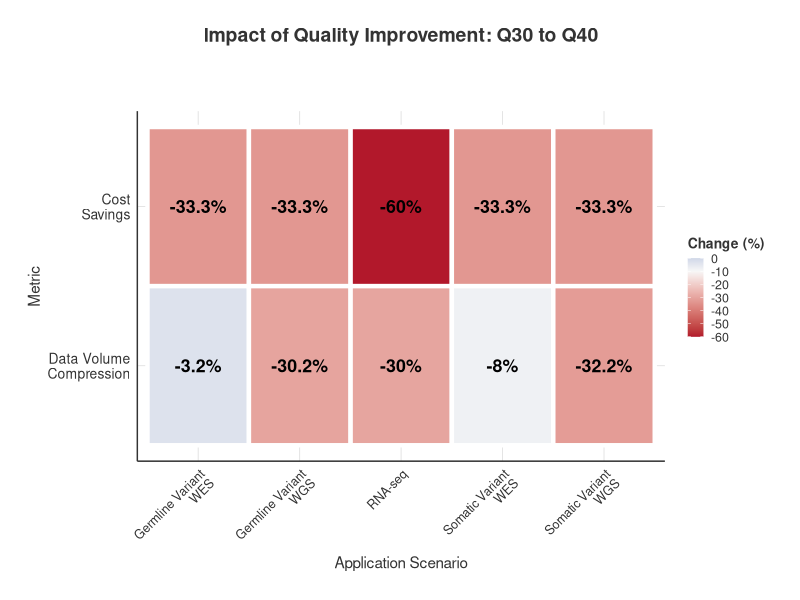

This figure's R source:
# Load required libraries
library(ggplot2)
library(dplyr)
library(tidyr)
library(scales)
library(ggpubr)
library(forcats)

setwd('/Users/duanshumeng/PGx_lab/HCC1395/ElementVSIllumina/文章/GB投稿/Reviewer_comments_reply/Figures')
# Create data frame
seq_data <- data.frame(
  Application_scenarios = c("RNA-seq", "RNA-seq", 
                            "Germline Variant\nWES", "Germline Variant\nWES",
                            "Somatic Variant\nWES", "Somatic Variant\nWES",
                            "Germline Variant\nWGS", "Germline Variant\nWGS",
                            "Somatic Variant\nWGS", "Somatic Variant\nWGS"),
  Type = rep(c("Q30", "Q40"), 5),
  Volume_GB = c(10, 4, 1.05, 0.7, 3.15, 2.1, 96, 64, 288, 192),
  Total_Cost_RMB = c(600, 420, 331.5, 321, 394.5, 363, 3180, 2220, 8940, 6060),
  Data_volume_compression_ratio = c(NA, 60, NA, 33.3, NA, 33.3, NA, 33.3, NA, 33.3),
  Cost_compression_ratio = c(NA, 24, NA, 2.2, NA, 5.8, NA, 28.8, NA, 31.7)
)

# Create grouping variables
seq_data$Group <- factor(seq_data$Application_scenarios, 
                         levels = unique(seq_data$Application_scenarios))
seq_data$Quality <- factor(seq_data$Type, levels = c("Q30", "Q40"))

# Compute change percentages
seq_data <- seq_data %>%
  dplyr::group_by(Application_scenarios) %>%
  dplyr::mutate(
    Volume_change_pct = (Volume_GB[Quality == "Q30"] - Volume_GB[Quality == "Q40"]) / Volume_GB[Quality == "Q30"] * 100,
    Cost_change_pct = (Total_Cost_RMB[Quality == "Q30"] - Total_Cost_RMB[Quality == "Q40"]) / Total_Cost_RMB[Quality == "Q30"] * 100
  ) %>%
  ungroup()

# Nature-style theme settings
nature_theme <- theme_minimal(base_size = 11) +
  theme(
    text = element_text(color = "#333333"),
    plot.title = element_text(size = 14, face = "bold", hjust = 0.5, 
                              margin = margin(b = 15)),
    plot.subtitle = element_text(size = 11, hjust = 0.5, color = "#666666",
                                 margin = margin(b = 20)),
    axis.title = element_text(size = 11, face = "plain"),
    axis.text = element_text(size = 10, color = "#333333"),
    axis.text.x = element_text(angle = 45, hjust = 1, vjust = 1),
    axis.line = element_line(color = "#333333", size = 0.5),
    panel.grid.major = element_line(color = "#E0E0E0", size = 0.3),
    panel.grid.minor = element_blank(),
    panel.border = element_blank(),
    panel.spacing = unit(1, "lines"),
    legend.position = "top",
    legend.title = element_text(size = 10, face = "bold"),
    legend.text = element_text(size = 9),
    legend.key = element_rect(fill = "white", color = NA),
    legend.key.size = unit(0.4, "cm"),
    plot.margin = margin(20, 20, 20, 20),
    strip.text = element_text(size = 10, face = "bold")
  )


# 3. Visualize change percentages (heatmap style)
change_data <- seq_data %>%
  filter(Quality == "Q40") %>%
  mutate(
    Data_volume_change = -Volume_change_pct,  # convert to positive to indicate compression
    Cost_saving = -Cost_change_pct            # convert to positive to indicate savings
  ) %>%
  select(Application_scenarios, Data_volume_change, Cost_saving) %>%
  pivot_longer(cols = c(Data_volume_change, Cost_saving), 
               names_to = "Metric", values_to = "Value")

p3 <- ggplot(change_data, aes(x = Application_scenarios, y = Metric, fill = Value)) +
  geom_tile(color = "white", size = 1.5) +
  geom_text(aes(label = paste0(round(Value, 1), "%")), 
            color = "black", size = 4.5, fontface = "bold") +
  scale_fill_gradient2(low = "#B2182B", mid = "#F7F7F7", high = "#2166AC", 
                       midpoint = -10, 
                       limits = c(-60, 0),
                       name = "Change (%)",
                       breaks = c(-60,-50,-40,-30,-20,-10,0)) +
  scale_y_discrete(labels = c("Data Volume\nCompression", "Cost\nSavings")) +
  labs(title = "Impact of Quality Improvement: Q30 to Q40",
       subtitle = "",
       x = "Application Scenario",
       y = "Metric") +
  nature_theme +
  theme(legend.position = "right",
        axis.text.x = element_text(angle = 45, hjust = 1, vjust = 1, size = 9))

ggsave('Extend-Fig6.cost-saving.pdf',p3,width=8.15, height=5.7,dpi = 300)
